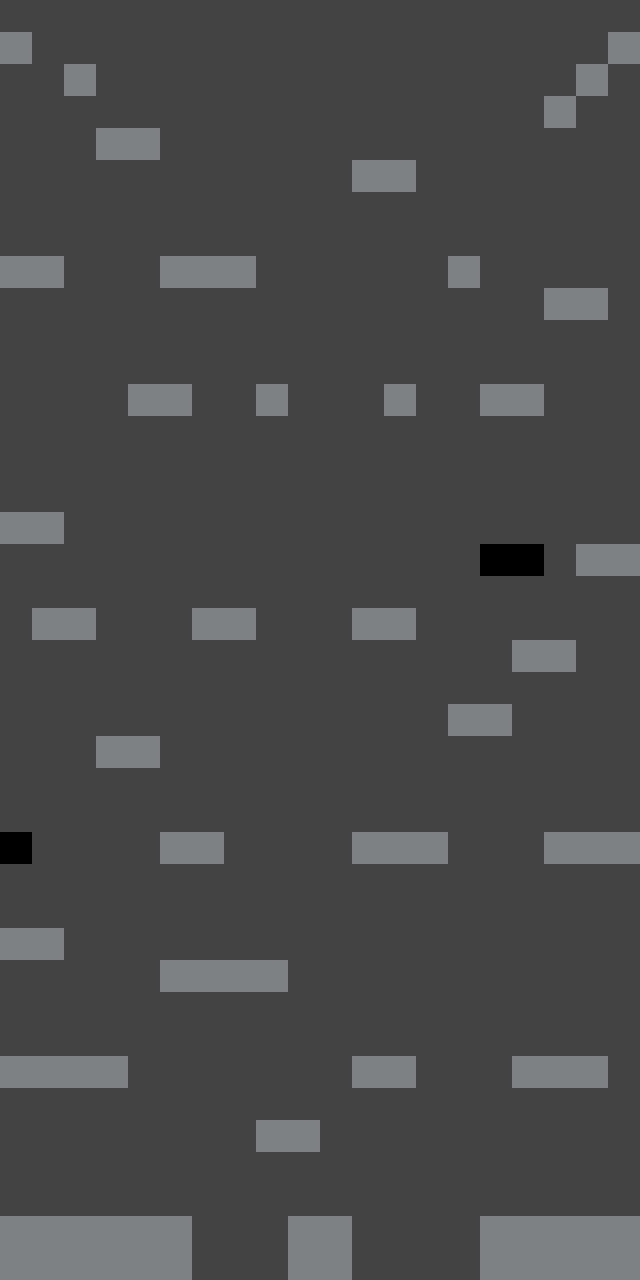

Tiled map render using the project's own tile images. Description and the map definition, with tile-layer contents summarised, below:
An orthogonal 20x40 tile map with 32x32 px tiles, 2 tile layers (backgroundLayer, groundLayer), 1 hidden layer not drawn and 4 objects (4x items).

<map version="1.0" tiledversion="1.0.3" orientation="orthogonal" renderorder="right-down" width="20" height="40" tilewidth="32" tileheight="32" nextobjectid="8">
 <tileset firstgid="1" source="../maps/simple.tsx" />
 <layer name="Tile Layer 3" width="20" height="40" visible="0">
  <data>[800 cells, 800 non-empty, 1 distinct tile ids]</data>
 </layer>
 <layer name="backgroundLayer" width="20" height="40">
  <data>[800 cells, 789 non-empty, 1 distinct tile ids]</data>
 </layer>
 <layer name="groundLayer" width="20" height="40">
  <data>[800 cells, 90 non-empty, 2 distinct tile ids]</data>
 </layer>
 <objectgroup name="objectsLayer">
  <object id="3" type="items" gid="124" x="447" y="1280" width="32" height="32">
   <properties>
    <property name="sprite" value="lightgrey" />
   </properties>
  </object>
  <object id="5" type="items" gid="124" x="352" y="1280" width="32" height="32">
   <properties>
    <property name="sprite" value="lightgrey" />
   </properties>
  </object>
  <object id="6" type="items" gid="124" x="384" y="1280" width="32" height="32">
   <properties>
    <property name="sprite" value="lightgrey" />
   </properties>
  </object>
  <object id="7" type="items" gid="124" x="416" y="1280" width="32" height="32">
   <properties>
    <property name="sprite" value="lightgrey" />
   </properties>
  </object>
 </objectgroup>
</map>
